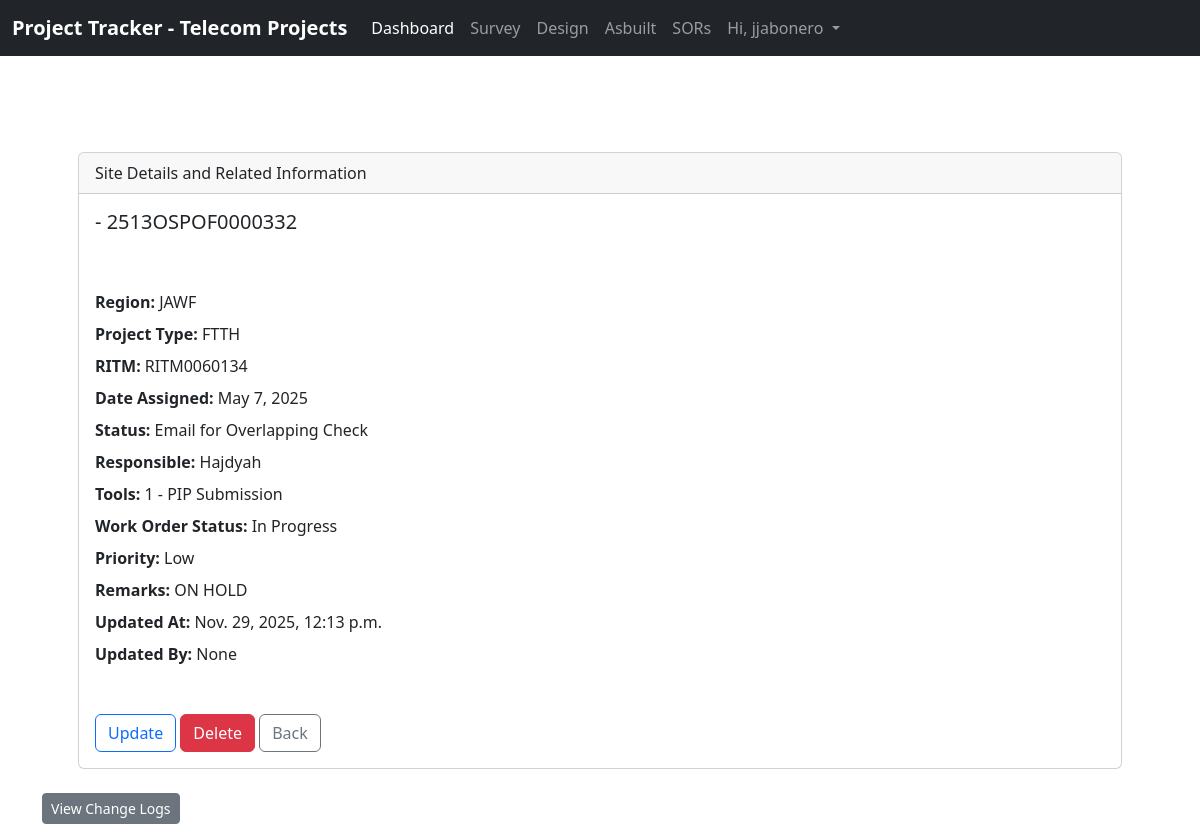
/survey/485/ (signed in), run on the app's committed database.
### website/models.py (models this page shows, shortened)
class survey(models.Model):
    cluster_name = models.CharField(max_length=200, blank=True)
    work_order = models.CharField(max_length=16)
    region = models.CharField(max_length=20, blank=True)
    project_type = models.CharField(max_length=20, blank=True)
    RITM = models.CharField(max_length=11)
    target_area = models.IntegerField(blank=True, null=True)
    date_assigned = models.DateField()
    status = models.CharField(max_length=50)
    responsible = models.CharField(max_length=100)
    tools = models.CharField(max_length=50)
    wo_status = models.CharField(max_length=50)
    priority = models.CharField(max_length=20)
    remarks = models.TextField(blank=True)
    updated_at = models.DateTimeField(auto_now=True)
    updated_by = models.ForeignKey(
        User, on_delete=models.SET_NULL, null=True, blank=True
    )

### website/views.py (the view)
# urls.py: path('survey/<int:pk>/', views.survey_detail, name='survey_detail'),
def survey_detail(request, pk):
    if request.user.is_authenticated:
        survey_record = survey.objects.get(id=pk)
        logs = ActivityLog.objects.filter(
            content_type=ContentType.objects.get_for_model(survey),
            object_id=survey_record.id
        ).order_by('-timestamp')
        return render(request, 'survey_detail.html', {
            'survey_record': survey_record,
            'logs': logs
        })
    else:
        messages.error(request, "You must be logged in to View that page.")
        return redirect('home')

### website/templates/survey_detail.html (shortened to what this page needs)
{% extends 'base.html' %}
{% load tz %}
{% block content %}
<br><br>
<div class="container my-4 px-5">
    <div class="card">
        <div class="card-header">
            Site Details and Related Information
        </div>
        <div class="card-body">
            <h5 class="card-title">{{ survey_record.cluster_name }} - {{ survey_record.work_order }}
            </h5>
            <p class="card-text py-3">
            <div class="mb-2"><strong>Region: </strong> {{ survey_record.region }}</div>
            <div class="mb-2"><strong>Project Type: </strong> {{ survey_record.project_type }}</div>
            <div class="mb-2"><strong>RITM: </strong> {{ survey_record.RITM }}</div>
            <div class="mb-2"><strong>Date Assigned: </strong> {{ survey_record.date_assigned }}</div>
            <div class="mb-2"><strong>Status: </strong> {{ survey_record.status }}</div>
            <div class="mb-2"><strong>Responsible: </strong> {{ survey_record.responsible }}</div>
            <div class="mb-2"><strong>Tools: </strong> {{ survey_record.tools }}</div>
            <div class="mb-2"><strong>Work Order Status: </strong> {{ survey_record.wo_status }}</div>
            <div class="mb-2"><strong>Priority: </strong> {{ survey_record.priority }}</div>
            <div class="mb-2"><strong>Remarks: </strong> {{ survey_record.remarks }}</div>
            <div class="mb-2"><strong>Updated At: </strong> {{ survey_record.updated_at }}</div>
            <div class="mb-2"><strong>Updated By: </strong> {{ survey_record.updated_by }}</div><br>
            </p>
            <a href="{% url 'update_survey_record' survey_record.id %}" class="btn btn-outline-primary">Update</a>
            <button type="button" class="btn btn-danger" data-bs-toggle="modal" data-bs-target="#deleteConfirmModal">
                Delete
            </button>
            <a class="btn btn-outline-secondary" aria-current="page" href="{% url 'survey' %}">Back</a>
        </div>
    </div>
</div>
<div class="container mt-4">
    <button class="btn btn-secondary mb-3 btn-sm" type="button" data-bs-toggle="collapse"
        data-bs-target="#activityLogs">
        View Change Logs
    </button>
</div>
{% endblock %}

### website/templates/base.html (shortened to what this page needs)
{% load static %}
<!doctype html>
<html lang="en">
<head>
    <link href="https://cdn.jsdelivr.net/npm/bootstrap@5.3.8/dist/css/bootstrap.min.css" rel="stylesheet"
>
    <link href="{% static 'css/styles.css' %}" rel="stylesheet">
</head>
<body>
    {% include 'navbar.html' %}
    <br>
    {% block content %}
    {% endblock %}
</body>
</html>

### website/templates/navbar.html (shortened to what this page needs)
<nav class="navbar navbar-expand-lg navbar-dark bg-dark">
    <div class="container-fluid">
        <a class="navbar-brand" href="{% url 'home' %}"><strong>Project Tracker - Telecom Projects</strong></a>
        {% if user.is_authenticated %}
        <div class="collapse navbar-collapse" id="navbarSupportedContent">
            <ul class="navbar-nav me-auto mb-4 mb-lg-0">
                <li class="nav-item">
                    <a class="nav-link active" aria-current="page" href="{% url 'home' %}">Dashboard</a>
                </li>
                <li class="nav-item">
                    <a class="nav-link" href="{% url 'survey' %}">Survey</a>
                </li>
                <li class="nav-item">
                    <a class="nav-link" href="#">Design</a>
                </li>
                <li class="nav-item">
                    <a class="nav-link" href="#">Asbuilt</a>
                </li>
                <li class="nav-item">
                    <a class="nav-link" href="#">SORs</a>
                </li>
                <li class="nav-item dropdown">
                    <a class="nav-link dropdown-toggle" href="#" role="button" data-bs-toggle="dropdown"
                        aria-expanded="false">
                        Hi, {{ user.username }}
                    </a>
                </li>
            </ul>
        </div>
        {% endif %}
    </div>
</nav>

### data on the page
survey: work_order "2513OSPOF0000332", region "JAWF", project_type "FTTH", RITM "RITM0060134", date_assigned "May 7, 2025", status "Email for Overlapping Check", responsible "Hajdyah", tools "1 - PIP Submission", wo_status "In Progress", priority "Low", remarks "ON HOLD", updated_at "Nov. 29, 2025, 12:13 p.m.", updated_by "None"

### other printed values
{{ user.username }} "jjabonero"
